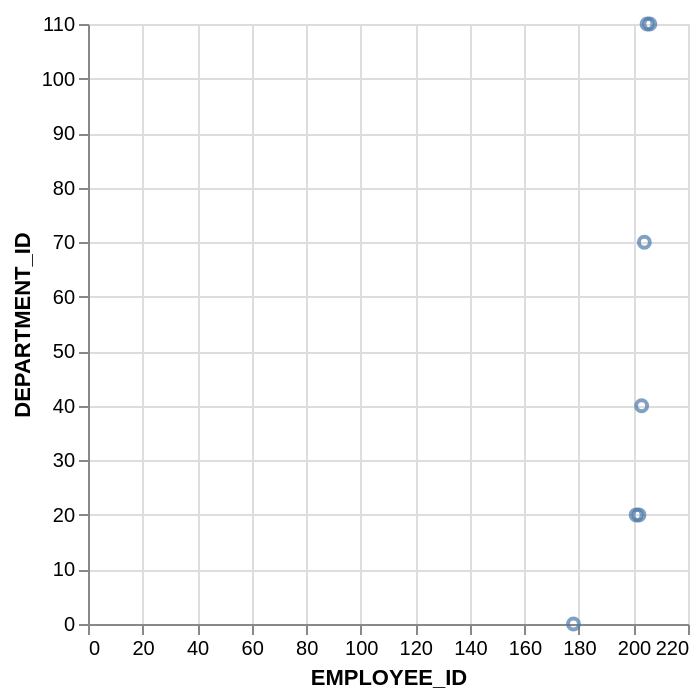

This figure's Vega-Lite source:
### Vega-Lite specification from a JSON file in a GitHub repository (floating-point values rounded to 4 significant figures)
{"data": {"values": [{"x_data": 178, "y_data": 0}, {"x_data": 201, "y_data": 20}, {"x_data": 202, "y_data": 20}, {"x_data": 203, "y_data": 40}, {"x_data": 204, "y_data": 70}, {"x_data": 205, "y_data": 110}, {"x_data": 206, "y_data": 110}]}, "mark": "point", "encoding": {"x": {"field": "x_data", "type": "quantitative", "title": "EMPLOYEE_ID"}, "y": {"field": "y_data", "type": "quantitative", "title": "DEPARTMENT_ID"}}}
